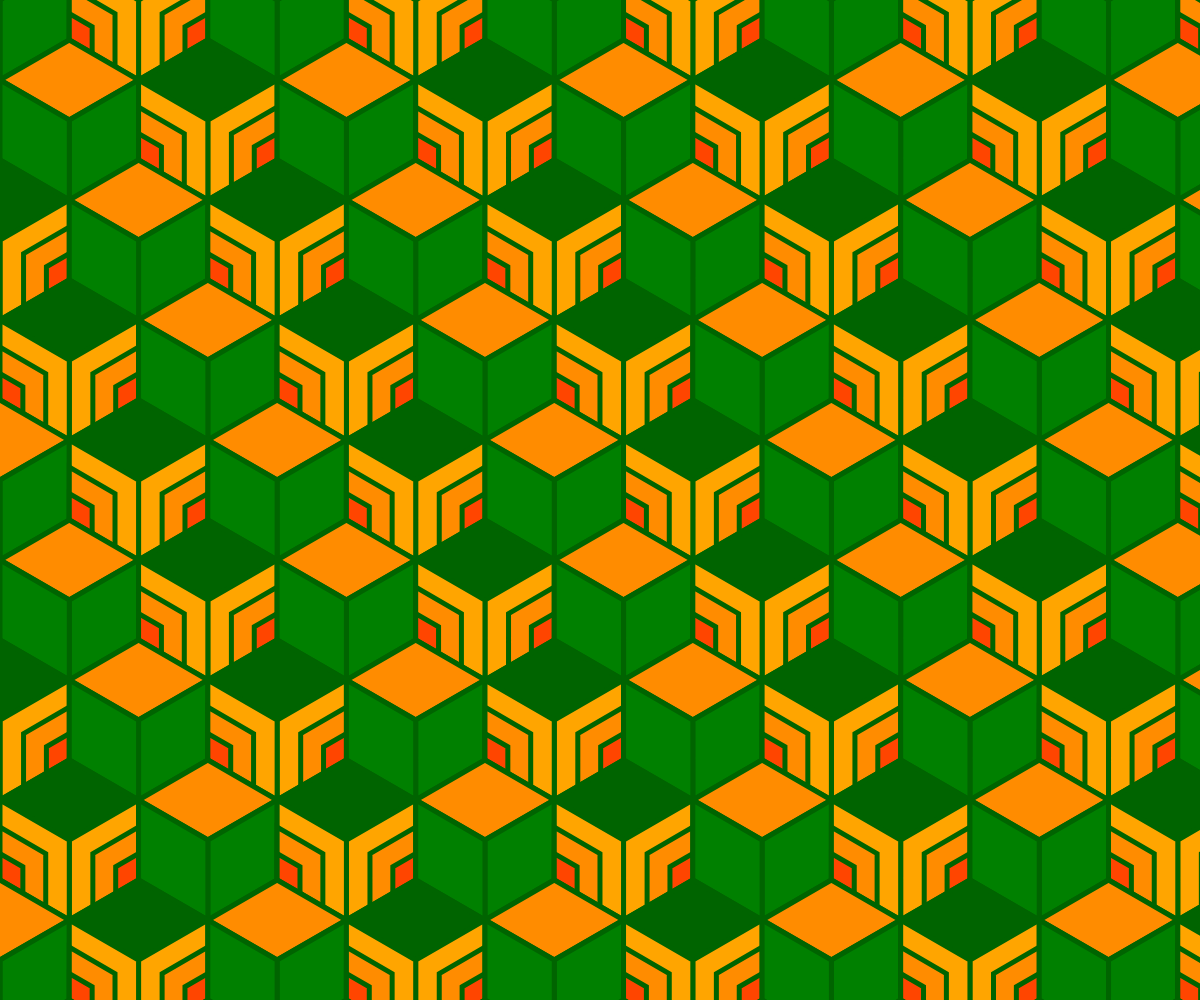
Frame 1 (no input)
Frame 2 (the mouse pressed at the canvas centre, redrawn once): identical to frame 1, image omitted

The p5.js sketch that drew this single still picture (run headless with seeded random() and noise() and a simulated clock; the mouse was pressed at the canvas centre and the sketch redrawn once):

// p5.js sketch
// ── sketch.js
"use strict"

function setup(){
	createCanvas(windowWidth, windowHeight);
	noLoop();
}

function draw(){
	background("black");

	noFill();
	stroke("darkgreen");
	strokeWeight(5);

	angleMode(DEGREES);

	let rad = 80;// 菱形の大きさ
	let padX = rad * cos(30) * 2;
	let padY = rad * sin(30) * 3;
	let rows = height / padY + 1;
	let cols = width / padX + 1;

	// rows回繰り返す処理
	for(let r=0; r<rows; r++){
		// cols回繰り返す処理
		for(let c=-5; c<cols; c++){
			let x = c * padX + r * padX / 2;
			let y = r * padY;
			if(c%2 == 0){
				drawCubeA(x, y, rad);
			}else{
				drawCubeB(x, y, rad);
			}
		}
	}
}

// 菱形を描く関数
function drawRhombus(x, y, r, d, c){
	fill(c);
	beginShape();
	vertex(x, y);
	for(let i=0; i<3; i++){
		let pX = x + cos(d+i*60-60) * r;
		let pY = y + sin(d+i*60-60) * r;
		vertex(pX, pY);
	}
	endShape(CLOSE);
}

// 立方体Aを描く関数
function drawCubeA(x, y, r){

	drawRhombus(x, y, r, 270, "darkorange");
	drawRhombus(x, y, r, 30, "green");
	drawRhombus(x, y, r, 150, "green");
}

// 立方体Bを描く関数
function drawCubeB(x, y, r){

	drawRhombus(x, y, r, 270, "darkgreen");
	drawRhombus(x, y, r, 30, "orange");
	drawRhombus(x, y, r, 150, "orange");
	drawRhombus(x+cos(30)*r, y+sin(30)*r, r*0.66, 210, "darkorange");
	drawRhombus(x+cos(30)*r, y+sin(30)*r, r*0.33, 210, "orangered");
	drawRhombus(x+cos(150)*r, y+sin(150)*r, r*0.66, 330, "darkorange");
	drawRhombus(x+cos(150)*r, y+sin(150)*r, r*0.33, 330, "orangered");
}
